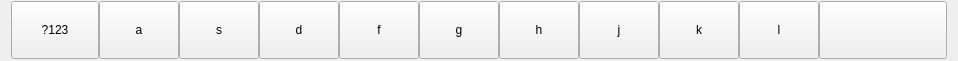
  <widget class="QWidget" name="layoutWidget">
   <property name="geometry">
    <rect>
     <x>-10</x>
     <y>60</y>
     <width>811</width>
     <height>61</height>
    </rect>
   </property>
   <layout class="QHBoxLayout" name="horizontalLayout_3">
    <property name="spacing">
     <number>0</number>
    </property>
    <property name="sizeConstraint">
     <enum>QLayout::SetDefaultConstraint</enum>
    </property>
    <property name="topMargin">
     <number>1</number>
    </property>
    <property name="bottomMargin">
     <number>1</number>
    </property>
    <item>
     <widget class="QPushButton" name="Button_SH">
      <property name="sizePolicy">
       <sizepolicy hsizetype="Fixed" vsizetype="Fixed">
        <horstretch>0</horstretch>
        <verstretch>0</verstretch>
       </sizepolicy>
      </property>
      <property name="styleSheet">
       <string notr="true">QPushButton
{
height: 50px;
width:80px;
}</string>
      </property>
      <property name="text">
       <string>?123</string>
      </property>
     </widget>
    </item>
    <item>
     <widget class="QPushButton" name="Button_a">
      <property name="sizePolicy">
       <sizepolicy hsizetype="Fixed" vsizetype="Fixed">
        <horstretch>0</horstretch>
        <verstretch>0</verstretch>
       </sizepolicy>
      </property>
      <property name="toolTip">
       <string>QPushButton
{
height: 30px;
}</string>
      </property>
      <property name="styleSheet">
       <string notr="true">QPushButton
{
height: 50px;
width:50px;
}</string>
      </property>
      <property name="text">
       <string>a</string>
      </property>
      <attribute name="buttonGroup">
       <string notr="true">buttonGroup</string>
      </attribute>
     </widget>
    </item>
    <item>
     <widget class="QPushButton" name="Button_s">
      <property name="sizePolicy">
       <sizepolicy hsizetype="Fixed" vsizetype="Fixed">
        <horstretch>0</horstretch>
        <verstretch>0</verstretch>
       </sizepolicy>
      </property>
      <property name="styleSheet">
       <string notr="true">QPushButton
{
height: 50px;
width:50px;
}</string>
      </property>
      <property name="text">
       <string>s</string>
      </property>
      <attribute name="buttonGroup">
       <string notr="true">buttonGroup</string>
      </attribute>
     </widget>
    </item>
    <item>
     <widget class="QPushButton" name="Button_d">
      <property name="sizePolicy">
       <sizepolicy hsizetype="Fixed" vsizetype="Fixed">
        <horstretch>0</horstretch>
        <verstretch>0</verstretch>
       </sizepolicy>
      </property>
      <property name="toolTip">
       <string>QPushButton
{
height: 30px;
}</string>
      </property>
      <property name="styleSheet">
       <string notr="true">QPushButton
{
height: 50px;
width:50px;
}</string>
      </property>
      <property name="text">
       <string>d</string>
      </property>
      <attribute name="buttonGroup">
       <string notr="true">buttonGroup</string>
      </attribute>
     </widget>
    </item>
    <item>
     <widget class="QPushButton" name="Button_f">
      <property name="sizePolicy">
       <sizepolicy hsizetype="Fixed" vsizetype="Fixed">
        <horstretch>0</horstretch>
        <verstretch>0</verstretch>
       </sizepolicy>
      </property>
      <property name="styleSheet">
       <string notr="true">QPushButton
{
height: 50px;
width:50px;
}</string>
      </property>
      <property name="text">
       <string>f</string>
      </property>
      <attribute name="buttonGroup">
       <string notr="true">buttonGroup</string>
      </attribute>
     </widget>
    </item>
    <item>
     <widget class="QPushButton" name="Button_g">
      <property name="sizePolicy">
       <sizepolicy hsizetype="Fixed" vsizetype="Fixed">
        <horstretch>0</horstretch>
        <verstretch>0</verstretch>
       </sizepolicy>
      </property>
      <property name="styleSheet">
       <string notr="true">QPushButton
{
height: 50px;
width:50px;
}</string>
      </property>
      <property name="text">
       <string>g</string>
      </property>
      <attribute name="buttonGroup">
       <string notr="true">buttonGroup</string>
      </attribute>
     </widget>
    </item>
    <item>
     <widget class="QPushButton" name="Button_h">
      <property name="sizePolicy">
       <sizepolicy hsizetype="Fixed" vsizetype="Fixed">
        <horstretch>0</horstretch>
        <verstretch>0</verstretch>
       </sizepolicy>
      </property>
      <property name="styleSheet">
       <string notr="true">QPushButton
{
height: 50px;
width:50px;
}</string>
      </property>
      <property name="text">
       <string>h</string>
      </property>
      <attribute name="buttonGroup">
       <string notr="true">buttonGroup</string>
      </attribute>
     </widget>
    </item>
    <item>
     <widget class="QPushButton" name="Button_j">
      <property name="sizePolicy">
       <sizepolicy hsizetype="Fixed" vsizetype="Fixed">
        <horstretch>0</horstretch>
        <verstretch>0</verstretch>
       </sizepolicy>
      </property>
      <property name="styleSheet">
       <string notr="true">QPushButton
{
height: 50px;
width:50px;
}</string>
      </property>
      <property name="text">
       <string>j</string>
      </property>
      <attribute name="buttonGroup">
       <string notr="true">buttonGroup</string>
      </attribute>
     </widget>
    </item>
    <item>
     <widget class="QPushButton" name="Button_k">
      <property name="sizePolicy">
       <sizepolicy hsizetype="Fixed" vsizetype="Fixed">
        <horstretch>0</horstretch>
        <verstretch>0</verstretch>
       </sizepolicy>
      </property>
      <property name="styleSheet">
       <string notr="true">QPushButton
{
height: 50px;
width:50px;
}</string>
      </property>
      <property name="text">
       <string>k</string>
      </property>
      <attribute name="buttonGroup">
       <string notr="true">buttonGroup</string>
      </attribute>
     </widget>
    </item>
    <item>
     <widget class="QPushButton" name="Button_l">
      <property name="sizePolicy">
       <sizepolicy hsizetype="Fixed" vsizetype="Fixed">
        <horstretch>0</horstretch>
        <verstretch>0</verstretch>
       </sizepolicy>
      </property>
      <property name="styleSheet">
       <string notr="true">QPushButton
{
height: 50px;
width:50px;
}</string>
      </property>
      <property name="text">
       <string>l</string>
      </property>
     </widget>
    </item>
    <item>
     <widget class="QPushButton" name="Button_EN">
      <property name="sizePolicy">
       <sizepolicy hsizetype="Fixed" vsizetype="Fixed">
        <horstretch>0</horstretch>
        <verstretch>0</verstretch>
       </sizepolicy>
      </property>
      <property name="styleSheet">
       <string notr="true">QPushButton
{
height: 50px;
width:120px;
}</string>
      </property>
      <property name="text">
       <string/>
      </property>
      <property name="icon">
       <iconset resource="resources.qrc">
        <normaloff>:/Images/en.svg</normaloff>:/Images/en.svg</iconset>
      </property>
      <property name="iconSize">
       <size>
        <width>50</width>
        <height>50</height>
       </size>
      </property>
     </widget>
    </item>
   </layout>
  </widget>
